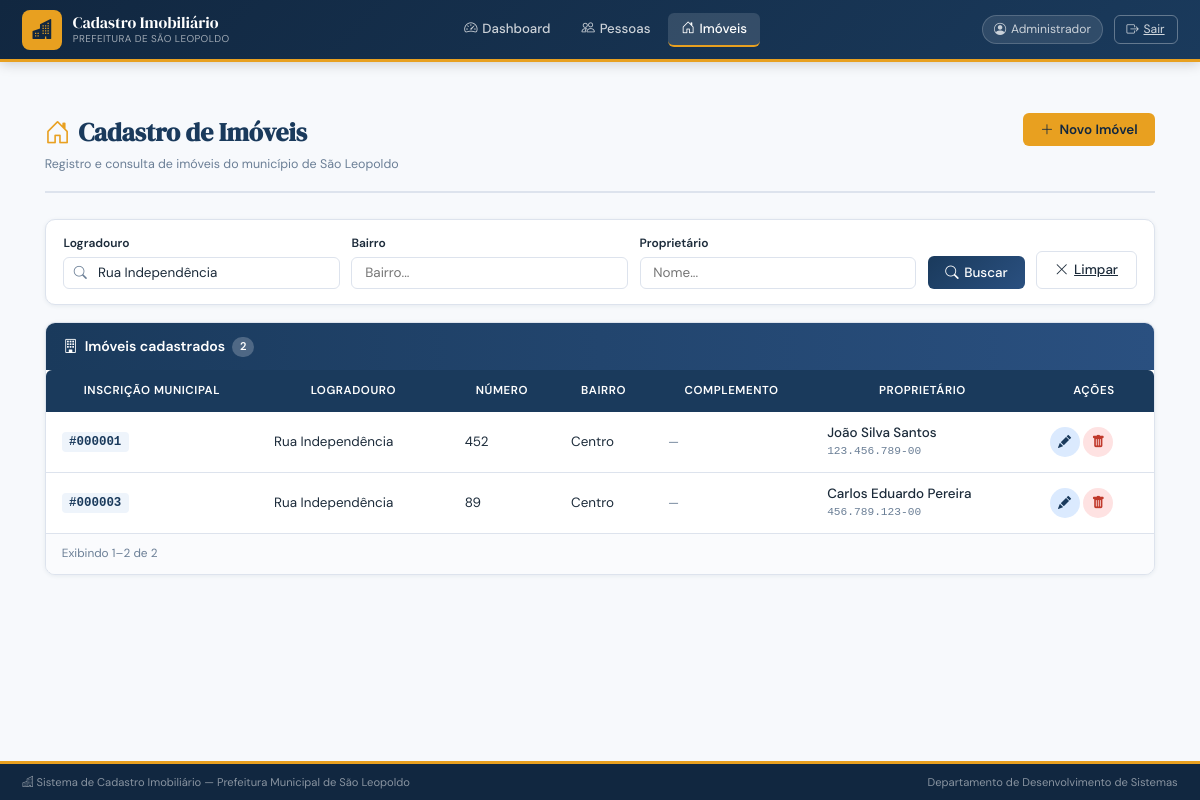
The app's page /imoveis.php?logradouro=Rua Independência (signed in) with its own data.
### tables this page shows
CREATE TABLE IF NOT EXISTS imoveis (
  id           INT AUTO_INCREMENT PRIMARY KEY,
  logradouro   VARCHAR(200) NOT NULL,
  numero       VARCHAR(20)  NOT NULL,
  bairro       VARCHAR(100) NOT NULL,
  complemento  VARCHAR(100) NULL,
  pessoa_id    INT          NOT NULL,
  criado_em    TIMESTAMP DEFAULT CURRENT_TIMESTAMP,
  atualizado_em TIMESTAMP DEFAULT CURRENT_TIMESTAMP ON UPDATE CURRENT_TIMESTAMP,
  CONSTRAINT fk_imovel_pessoa
    FOREIGN KEY (pessoa_id) REFERENCES pessoas(id)
    ON DELETE RESTRICT ON UPDATE CASCADE
);

CREATE TABLE IF NOT EXISTS pessoas (
  id                INT AUTO_INCREMENT PRIMARY KEY,
  nome              VARCHAR(150) NOT NULL,
  data_nascimento   DATE         NOT NULL,
  cpf               VARCHAR(14)  NOT NULL UNIQUE,
  sexo              ENUM('M','F','O') NOT NULL,
  telefone          VARCHAR(20)  NULL,
  email             VARCHAR(150) NULL,
  criado_em         TIMESTAMP DEFAULT CURRENT_TIMESTAMP,
  atualizado_em     TIMESTAMP DEFAULT CURRENT_TIMESTAMP ON UPDATE CURRENT_TIMESTAMP
);

### imoveis.php (the view, shortened to what this page needs)
<?php
$pdo = getDB();
$qLogr  = trim($_GET['logradouro']   ?? '');
$qBairro= trim($_GET['bairro']       ?? '');
$qProp  = trim($_GET['proprietario'] ?? '');
$pagina = max(1, (int)($_GET['pagina'] ?? 1));
$limit  = 10;
$offset = ($pagina - 1) * $limit;
$conds = [];
$params = [];
if ($qLogr)  { $conds[] = 'i.logradouro LIKE ?'; $params[] = "%$qLogr%"; }
$where = $conds ? 'WHERE ' . implode(' AND ', $conds) : '';
$total = $pdo->prepare("SELECT COUNT(*) FROM imoveis i JOIN pessoas p ON i.pessoa_id=p.id $where");
$total->execute($params);
$totalRows  = (int)$total->fetchColumn();
$stmt = $pdo->prepare("
    SELECT i.*, p.nome AS prop_nome, p.cpf AS prop_cpf
    FROM imoveis i
    JOIN pessoas p ON i.pessoa_id = p.id
    $where
    ORDER BY i.logradouro, i.numero
    LIMIT $limit OFFSET $offset
");
$stmt->execute($params);
$imoveis = $stmt->fetchAll();
$pessoas = $pdo->query('SELECT id, nome, cpf FROM pessoas ORDER BY nome ASC')->fetchAll();
require_once __DIR__ . '/../includes/header.php';
?>
<div style="max-width:1400px;margin:0 auto;padding:1.6rem 1.4rem">
  <div class="page-header">
    <div>
      <h1><i class="bi bi-house-door"></i>Cadastro de Imóveis</h1>
      <p class="page-subtitle">Registro e consulta de imóveis do município de São Leopoldo</p>
    </div>
    <?php if (empty($pessoas)): ?>
      <button class="btn btn-accent" disabled title="Cadastre uma pessoa primeiro">
        <i class="bi bi-plus-lg"></i> Novo Imóvel
      </button>
    <?php else: ?>
      <button class="btn btn-accent" onclick="abrirNovoImovel()">
        <i class="bi bi-plus-lg"></i> Novo Imóvel
      </button>
    <?php endif; ?>
  </div>
  <form method="GET" class="filter-bar">
    <div class="filter-group">
      <label>Logradouro</label>
      <div class="search-wrap">
        <input type="text" name="logradouro" class="form-control"
               placeholder="Rua, Avenida..." value="<?= htmlspecialchars($qLogr) ?>">
      </div>
    </div>
    <div class="filter-group">
      <label>Bairro</label>
      <input type="text" name="bairro" class="form-control"
             placeholder="Bairro..." value="<?= htmlspecialchars($qBairro) ?>">
    </div>
    <div class="filter-group">
      <label>Proprietário</label>
      <input type="text" name="proprietario" class="form-control"
             placeholder="Nome..." value="<?= htmlspecialchars($qProp) ?>">
    </div>
    <button type="submit" class="btn btn-primary"><i class="bi bi-search"></i> Buscar</button>
    <?php if ($qLogr || $qBairro || $qProp): ?>
    <a href="imoveis.php" class="btn btn-outline"><i class="bi bi-x-lg"></i> Limpar</a>
    <?php endif; ?>
  </form>
  <div class="card">
    <div class="card-header">
      <i class="bi bi-building"></i> Imóveis cadastrados
      <span class="badge-cnt"><?= $totalRows ?></span>
    </div>
    <div class="table-wrap">
      <table class="tbl">
        <thead>
          <tr>
            <th>Inscrição Municipal</th><th>Logradouro</th><th>Número</th>
            <th>Bairro</th><th>Complemento</th><th>Proprietário</th><th>Ações</th>
          </tr>
        </thead>
        <tbody>
        <?php if (empty($imoveis)): ?>
          <tr><td colspan="7">
            <div class="empty-state">
              <i class="bi bi-house-slash"></i>
              <p><?= ($qLogr||$qBairro||$qProp) ? 'Nenhum resultado para os filtros informados.' : 'Nenhum imóvel cadastrado ainda.' ?></p>
            </div>
          </td></tr>
        <?php else: ?>
          <?php foreach ($imoveis as $im): ?>
          <tr>
            <td><span class="inscricao">#<?= str_pad($im['id'],6,'0',STR_PAD_LEFT) ?></span></td>
            <td><?= htmlspecialchars($im['logradouro']) ?></td>
            <td><?= htmlspecialchars($im['numero']) ?></td>
            <td><?= htmlspecialchars($im['bairro']) ?></td>
            <td><?= $im['complemento'] ? htmlspecialchars($im['complemento']) : '<span class="muted">—</span>' ?></td>
            <td>
              <div class="prop-name"><?= htmlspecialchars($im['prop_nome']) ?></div>
              <div class="prop-cpf"><?= htmlspecialchars($im['prop_cpf']) ?></div>
            </td>
            <td>
              <button class="btn-icon btn-edit" title="Editar"
                      onclick='abrirEdicaoImovel(<?= json_encode($im) ?>)'>
                <i class="bi bi-pencil-fill"></i>
              </button>
              <form method="POST" style="display:inline">
                <button type="submit" class="btn-icon btn-delete" title="Excluir"
                        onclick="return confirm('Excluir <?= addslashes($im['logradouro'].', '.$im['numero']) ?>?\nEsta ação não pode ser desfeita.')">
                  <i class="bi bi-trash-fill"></i>
                </button>
              </form>
            </td>
          </tr>
          <?php endforeach; ?>
        <?php endif; ?>
        </tbody>
      </table>
    </div>
    <div class="table-footer">
      <small>
        <?php if ($totalRows): ?>
          Exibindo <?= min($offset+1,$totalRows) ?>–<?= min($offset+$limit,$totalRows) ?> de <?= $totalRows ?>
        <?php endif; ?>
      </small>
    </div>
  </div>
</div>
<?php require_once __DIR__ . '/../includes/footer.php'; ?>

### records on screen
imoveis: id "000001", logradouro "Rua Independência", numero "452", bairro "Centro", pessoa.nome "João Silva Santos", pessoa.cpf "123.456.789-00"
imoveis: id "000003", logradouro "Rua Independência", numero "89", bairro "Centro", pessoa.nome "Carlos Eduardo Pereira", pessoa.cpf "456.789.123-00"

### other values on screen
$user['nome'] "Administrador"
$totalRows "2"
min($offset+1,$totalRows) "1"
min($offset+$limit,$totalRows) "2"
